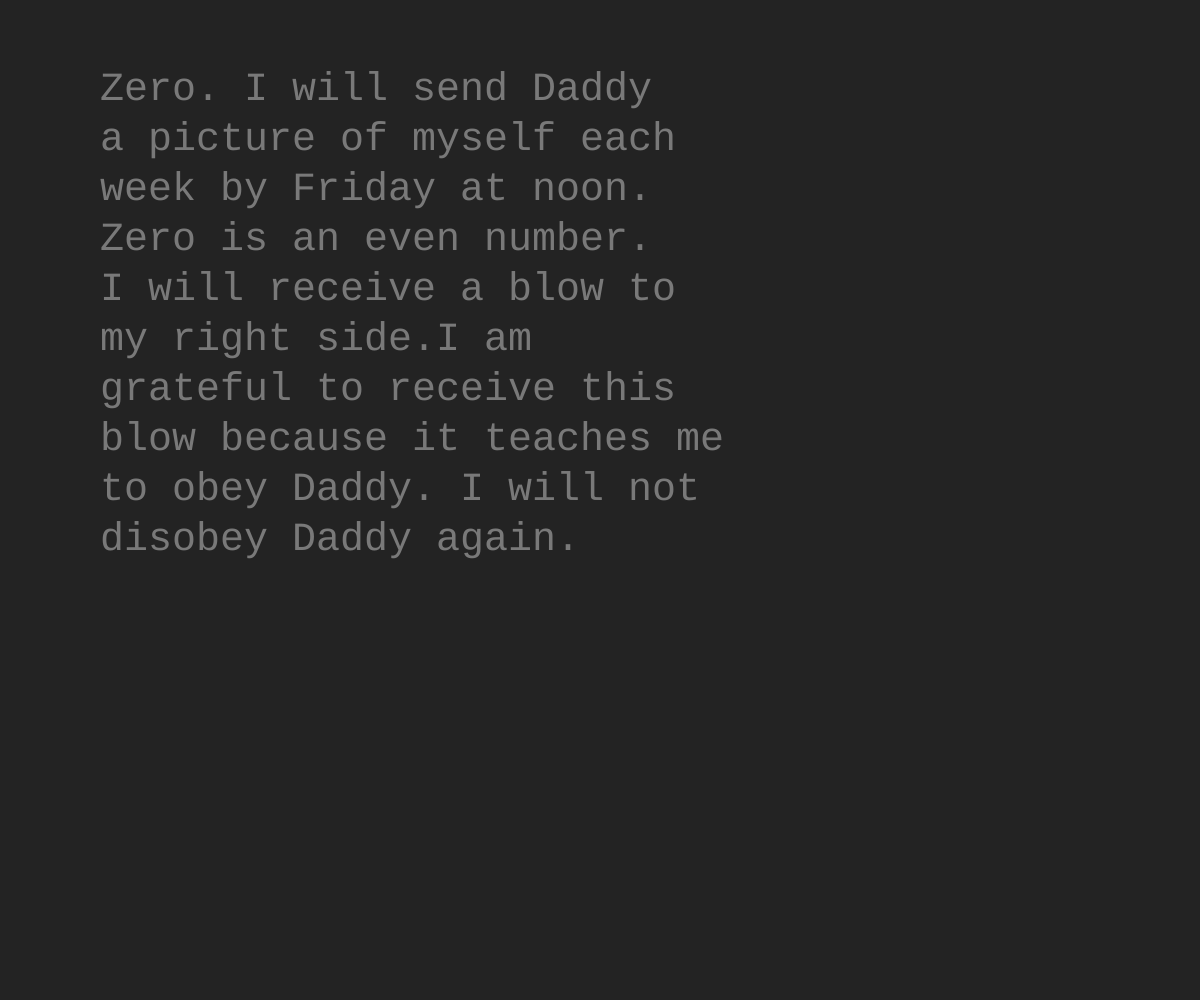
Frame 1 (no input)
Frame 60 (no input): identical to frame 1, image omitted
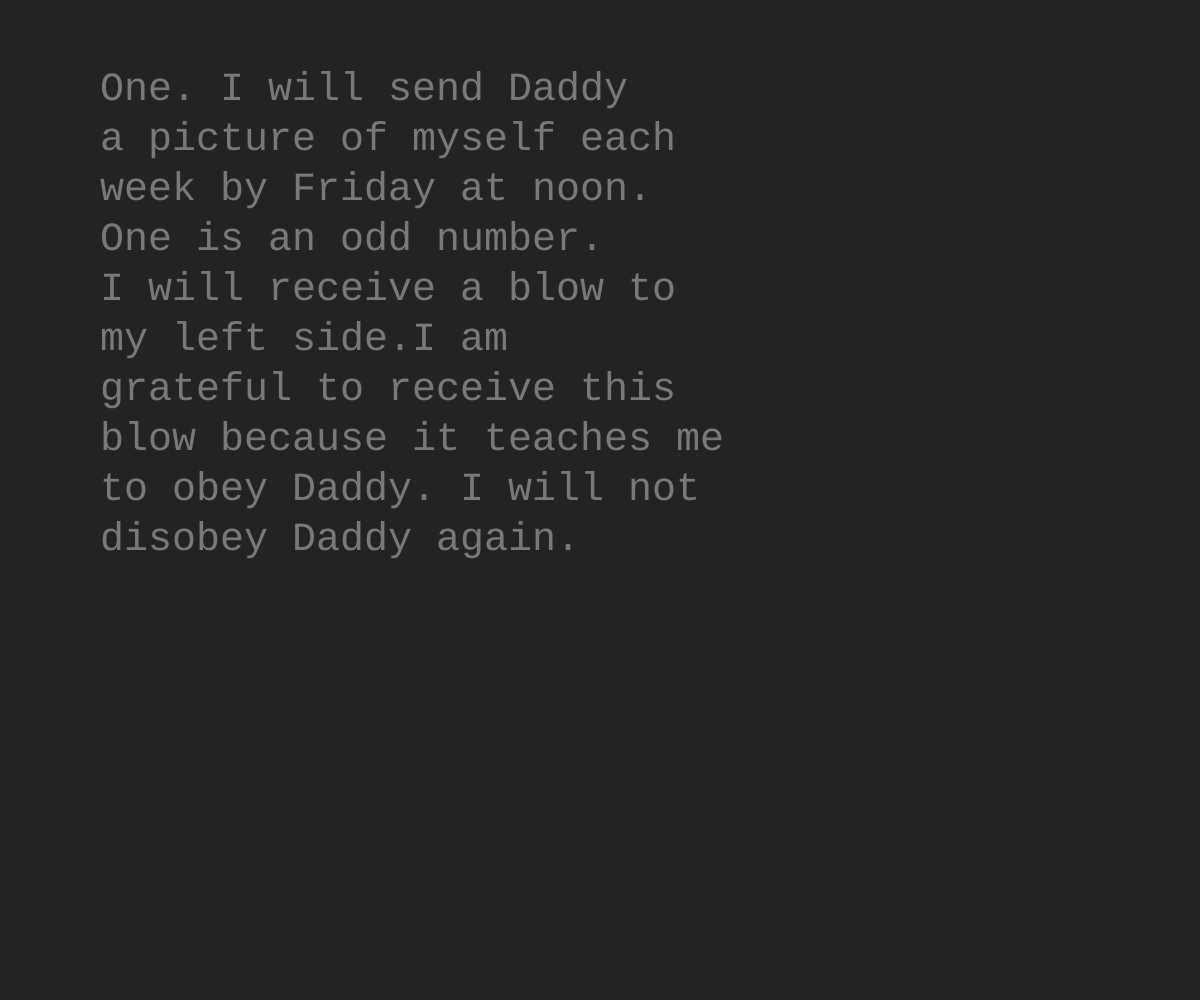
Frame 120 (the mouse pressed at the canvas centre since frame 60)

The p5.js sketch that drew these frames (run headless with seeded random() and noise() and a simulated clock; from frame 60 on, the mouse is pressed at the canvas centre):

// p5.js sketch
// ── sketch.js
let numWords = ["Zero","One","Two","Three","Four","Five","Six","Seven","Eight","Nine","Ten","Eleven","Twelve","Thirteen","Fourteen","Fifteen","Sixteen","Seventeen","Eighteen","Nineteen","Twenty","Twenty one","Twenty two","Twenty three","Twenty four","Twenty five","Twenty six","Twenty seven","Twenty eight","Twenty nine","Thirty","Thirty one","Thirty two","Thirty three","Thirty four","Thirty five","Thirty six","Thirty seven","Thirty eight","Thirty nine","Forty","Forty one","Forty two","Forty three","Forty four","Forty five","Forty six","Forty seven","Forty eight","Forty nine","Fifty","Fifty one","Fifty two","Fifty three","Fifty four","Fifty five","Fifty six","Fifty seven","Fifty eight","Fifty nine","Sixty","Sixty one","Sixty two","Sixty three","Sixty four","Sixty five","Sixty six","Sixty seven","Sixty eight","Sixty nine","Seventy","Seventy one","Seventy two","Seventy three","Seventy four","Seventy five","Seventy six","Seventy seven","Seventy eight","Seventy nine","Eighty","Eighty one","Eighty two","Eighty three","Eighty four","Eighty five","Eighty six","Eighty seven","Eighty eight","Eighty nine","Ninety","Ninety one","Ninety two","Ninety three","Ninety four","Ninety five","Ninety six","Ninety seven","Ninety eight","Ninety nine","One hundred"];

let evenOdd = ["even","odd"];

let leftRight = ["right","left"];

let clicks = 0;

function setup() {
  let cnv = createCanvas(windowWidth, windowHeight);
  cnv.mousePressed(canvasPressed);
  textFont("Courier New");
  textSize(40);
  fill(255,255,255,100);
}

function canvasPressed() {
  clicks = clicks + 1;
  print(clicks);
}

function draw() {
  background(35,35,35);
  if (clicks <= 100) {
    text(
    numWords[clicks]+". I will send Daddy \na picture of myself each \nweek by Friday at noon. \n"+numWords[clicks]+" is an "+evenOdd[clicks%2]+" number. \nI will receive a blow to \nmy "+leftRight[clicks%2]+ " side.I am \ngrateful to receive this \nblow because it teaches me \nto obey Daddy. I will not \ndisobey Daddy again.",
    100,
    100)
  } else {
    text(
    "good girl.",
    100,
    100)
  }
}
